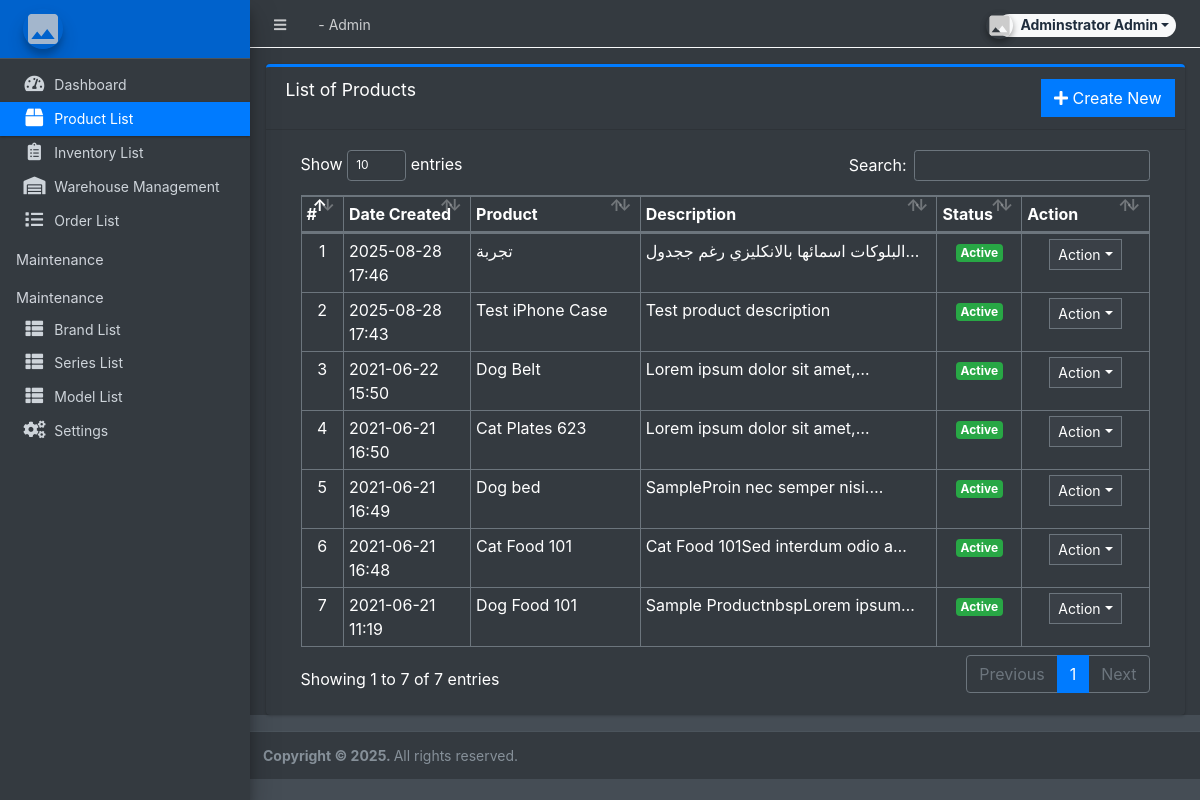
Page /admin/?page=product (signed in) on the committed database.
### tables this page shows
CREATE TABLE IF NOT EXISTS `products` (
  `id` int NOT NULL AUTO_INCREMENT,
  `category_id` int NOT NULL,
  `sub_category_id` int NOT NULL,
  `model_id` int DEFAULT NULL,
  `product_name` varchar(250) NOT NULL,
  `description` text NOT NULL,
  `status` tinyint(1) NOT NULL DEFAULT '1',
  `has_colors` tinyint(1) DEFAULT '0',
  `colors` text,
  `price` decimal(10,2) DEFAULT NULL,
  `quantity` int DEFAULT NULL,
  `unit` varchar(50) DEFAULT 'قطعة',
  `date_created` datetime NOT NULL DEFAULT CURRENT_TIMESTAMP,
  PRIMARY KEY (`id`)
);

### classes/TextCleaner.php (called while the page is built, shortened)
<?php
class TextCleaner {
    public static function cleanAndTruncateUltra($text, $length = 100) {
        $text = html_entity_decode($text, ENT_QUOTES, 'UTF-8');
        $text = strip_tags($text);
        $text = preg_replace('/\s+/', ' ', $text);
        $text = trim($text);
        $text = preg_replace('/[^\p{L}\p{N}\s\.\,\!\?\-\(\)]/u', '', $text);
        if (strlen($text) > $length) {
            $text = substr($text, 0, $length) . '...';
        }
        return htmlspecialchars($text, ENT_QUOTES, 'UTF-8');
    }
}
?>

### admin/product/index.php (the view, shortened to what this page needs)
<div class="card card-outline card-primary">
	<div class="card-header">
		<h3 class="card-title">List of Products</h3>
		<div class="card-tools">
			<a href="?page=product/manage_product" class="btn btn-flat btn-primary"><span class="fas fa-plus"></span>  Create New</a>
		</div>
	</div>
	<div class="card-body">
		<div class="container-fluid">
        <div class="container-fluid">
			<table class="table table-bordered table-stripped">
				<colgroup>
					<col width="5%">
					<col width="15%">
					<col width="20%">
					<col width="35%">
					<col width="10%">
					<col width="15%">
				</colgroup>
				<thead>
					<tr>
						<th>#</th>
						<th>Date Created</th>
						<th>Product</th>
						<th>Description</th>
						<th>Status</th>
						<th>Action</th>
					</tr>
				</thead>
				<tbody>
					<?php
					require_once '../classes/TextCleaner.php';
					$i = 1;
						$qry = $conn->query("SELECT * from `products` order by unix_timestamp(date_created) desc ");
						while($row = $qry->fetch_assoc()):
                            if(!empty($row['description'])) {
                                $row['description'] = TextCleaner::cleanAndTruncateUltra($row['description']);
                            } else {
                                $row['description'] = '';
                            }
					?>
						<tr>
							<td class="text-center"><?php echo $i++; ?></td>
							<td><?php echo date("Y-m-d H:i",strtotime($row['date_created'])) ?></td>
							<td><?php echo $row['product_name'] ?></td>
							<td ><p class="truncate-1 m-0"><?php echo $row['description'] ?></p></td>
							<td class="text-center">
                                <?php if($row['status'] == 1): ?>
                                    <span class="badge badge-success">Active</span>
                                <?php else: ?>
                                    <span class="badge badge-danger">Inactive</span>
                                <?php endif; ?>
                            </td>
							<td align="center">
								 <button type="button" class="btn btn-flat btn-default btn-sm dropdown-toggle dropdown-icon" data-toggle="dropdown">
				                  		Action
				                  </button>
							</td>
						</tr>
					<?php endwhile; ?>
				</tbody>
			</table>
		</div>
		</div>
	</div>
</div>

### rows in the picture
products: date_created "2025-08-28 17:46", product_name "تجربة", description "البلوكات اسمائها بالانكليزي رغم…", status "Active"
products: date_created "2025-08-28 17:43", product_name "Test iPhone Case", description "Test product description", status "Active"
products: date_created "2021-06-22 15:50", product_name "Dog Belt", description "Lorem ipsum dolor sit…", status "Active"
products: date_created "2021-06-21 16:50", product_name "Cat Plates 623", description "Lorem ipsum dolor sit…", status "Active"
products: date_created "2021-06-21 16:49", product_name "Dog bed", description "SampleProin nec semper…", status "Active"
products: date_created "2021-06-21 16:48", product_name "Cat Food 101", description "Cat Food 101Sed interdum odio…", status "Active"
products: date_created "2021-06-21 11:19", product_name "Dog Food 101", description "Sample ProductnbspLorem…", status "Active"

### other values in the picture
$_settings->userdata('firstname').' '.$_settings->userdata('lastname') "Adminstrator Admin"
